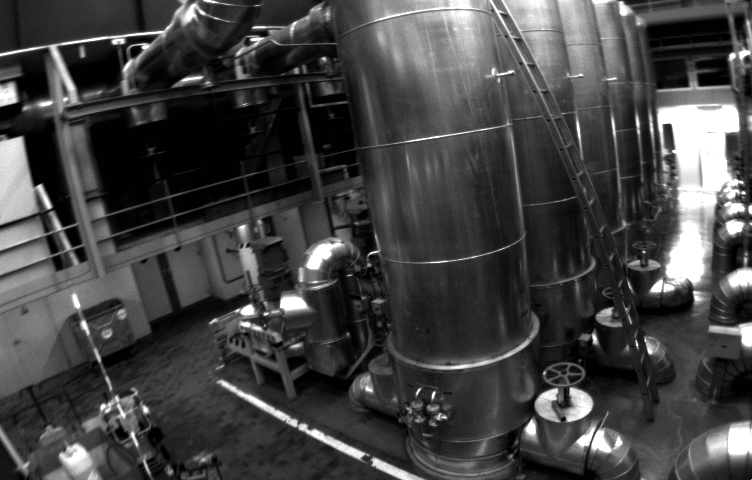
#> input picture Excercises/E08-20260629/1403636671213555456.png, 752 x 480 px, found by its file name
$ python E8_keypoint_matching_sol.py
#> lines starting #> are read from the running program, lines starting #| are printed output that depends on the picture; long printed decimals are rounded
# written by Yannick Burkhardt, MRL (ETH Zürch), April 2026

import numpy as np
import cv2
import matplotlib.pyplot as plt
from scipy.spatial.transform import Rotation as R

### Ground truth poses (only given to assess matches) and camera calibration parameters ###
q_RB1 = np.array([-0.662169,-0.428829,-0.434934,0.434148])
t_RB1 = np.array([-0.923925,7.741909,-0.415333])
q_RB2 = np.array([-0.625698,-0.594441,-0.385229,0.326719])
t_RB2 = np.array([0.018943,6.456890,-0.112635])

T_BC = np.array([0.0148655429818, -0.999880929698, 0.00414029679422, -0.0216401454975,
        0.999557249008, 0.0149672133247, 0.025715529948, -0.064676986768,
        -0.0257744366974, 0.00375618835797, 0.999660727178, 0.00981073058949,
        0.0, 0.0, 0.0, 1.0]).reshape(4,4)

T_RB1 = np.eye(4)
T_RB1[:3,:3] = R.from_quat(q_RB1).as_matrix()
T_RB1[:3, 3] = t_RB1

T_RB2 = np.eye(4)
T_RB2[:3,:3] = R.from_quat(q_RB2).as_matrix()
T_RB2[:3, 3] = t_RB2

T_RC1 = T_RB1 @ T_BC
T_RC2 = T_RB2 @ T_BC

intrinsics=[458.654, 457.296, 367.215, 248.375]
K = np.array([
        [intrinsics[0], 0, intrinsics[2]],
        [0, intrinsics[1], intrinsics[3]],
        [0, 0, 1],
    ])
distortion_coeffs=np.array([-0.28340811, 0.07395907, 0.00019359, 1.76187114e-05])
###########################################################################################

def assessMatchesReprojection(
    pts1, pts2, threshold=10.0):
    """Checks matches by triangulating 3D points and computing reprojection error in pixels.

    Assumes input R and t are Camera Poses in world coordinates.
    """

    # Preprocessing of points and transformations
    q1_w2c = R.from_matrix(T_RC1[:3, :3]).as_quat()
    t1_w2c = T_RC1[:3, 3]
    q2_w2c = R.from_matrix(T_RC2[:3, :3]).as_quat()
    t2_w2c = T_RC2[:3, 3]

    R1_w2c = R.from_quat(q1_w2c).as_matrix()
    R2_w2c = R.from_quat(q2_w2c).as_matrix()

    pts1 = np.array([p.pt for p in pts1])
    pts2 = np.array([p.pt for p in pts2])

    # Undistort and normalize points
    pts1_reshaped = pts1.reshape(-1, 1, 2).astype(np.float32)
    pts2_reshaped = pts2.reshape(-1, 1, 2).astype(np.float32)

    pts1_norm = cv2.undistortPoints(pts1_reshaped, K, distortion_coeffs).reshape(-1, 2)
    pts2_norm = cv2.undistortPoints(pts2_reshaped, K, distortion_coeffs).reshape(-1, 2)

    # Define projection matrices for triangulation
    t1_w2c = - R1_w2c.T @ t1_w2c
    R1_w2c = R1_w2c.T
    t2_w2c = - R2_w2c.T @ t2_w2c
    R2_w2c = R2_w2c.T
    P1 = np.hstack((R1_w2c, t1_w2c.reshape(3, 1)))
    P2 = np.hstack((R2_w2c, t2_w2c.reshape(3, 1)))

    # Triangulate points in 3D (yields 4D homogeneous coordinates)
    pts4D_hom = cv2.triangulatePoints(
        P1, P2, pts1_norm.T, pts2_norm.T
    ).T  # Nx4
    pts3D_world = pts4D_hom[:, :3] / pts4D_hom[:, [3]]  # Normalize to Nx3

    # Project 3D points back to Image 1 and Image 2 (in pixels)
    # Camera 1 projection
    rvec1_w2c, _ = cv2.Rodrigues(R1_w2c)
    proj_pts1, _ = cv2.projectPoints(
        pts3D_world, rvec1_w2c, t1_w2c, K, distortion_coeffs
    )
    proj_pts1 = proj_pts1.reshape(-1, 2)

    # Camera 2 projection
    rvec2_w2c, _ = cv2.Rodrigues(R2_w2c)
    proj_pts2, _ = cv2.projectPoints(
        pts3D_world, rvec2_w2c, t2_w2c, K, distortion_coeffs
    )
    proj_pts2 = proj_pts2.reshape(-1, 2)

    # Compute Euclidean distance (reprojection error) in pixels
    err1 = np.linalg.norm(pts1 - proj_pts1, axis=1)
    err2 = np.linalg.norm(pts2 - proj_pts2, axis=1)

    # Average error across both images
    total_error = (err1 + err2) / 2.0

    # Mask valid points
    correct_matches_mask = total_error < threshold

    # Depth check (points must be in front of both cameras)
    # Convert world points to camera coordinate systems to check Z
    pts3D_cam1 = (R1_w2c @ pts3D_world.T + t1_w2c.reshape(3, 1)).T
    pts3D_cam2 = (R2_w2c @ pts3D_world.T + t2_w2c.reshape(3, 1)).T

    positive_depth = (pts3D_cam1[:, 2] > 0) & (pts3D_cam2[:, 2] > 0)

    return correct_matches_mask & positive_depth

def drawMatches(kpts_arr1, kpts_arr2):
    """
    Plots matches in two images in two colors.
    Mtaches with small reprojection error are green (inliers), outliers are red.
    """

    matches_img = np.hstack([img1, img2])
    matches_img = cv2.cvtColor(matches_img, cv2.COLOR_GRAY2BGR)
    correct_matches_mask = assessMatchesReprojection(kpts_arr1, kpts_arr2)

    for i, k in enumerate(kpts_arr1):
        if correct_matches_mask[i]:
            color = (0, 255, 0)
        else:
            color = (255, 0, 0)
        pt0 = k.pt
        pt1 = kpts_arr2[i].pt
        pt0 = (round(pt0[0]), round(pt0[1]))
        pt1 = (round(pt1[0] + img1.shape[1])), round(pt1[1])
        cv2.line(matches_img, pt0, pt1,
                color=color, thickness=1, lineType=cv2.LINE_AA)
        # display line end-points as circles
        cv2.circle(matches_img, pt0, radius=3, color=color, thickness=1)
        cv2.circle(matches_img, pt1, radius=3, color=color, thickness=1)

    print("---------------------------------------------")
    print(f"Number of inliers: {np.sum(correct_matches_mask)}")
    print(f"Number of outliers: {np.sum(~correct_matches_mask)}")
    print(f"Ratio of correct matches: {100. * np.sum(correct_matches_mask) / len(correct_matches_mask)}%")
    print("---------------------------------------------")
    plt.imshow(matches_img,),plt.show()

### These functions should be implemented ###
def calculateDescriptorDistances(des1, des2):
    # Compute L2 distance squared using matrix multiplication
    # ||des1 - des2||^2 = ||des1||^2 + ||des2||^2 - 2 * des1 @ des2.T
    norm1 = np.sum(des1**2, axis=1, keepdims=True)
    norm2 = np.sum(des2**2, axis=1)
    # Cip to ensure no negative values due to floating point errors
    dist_sq = np.maximum(norm1 + norm2 - 2 * np.dot(des1, des2.T), 0)
    dist = np.sqrt(dist_sq)
    return dist

def getMutualMatchingMask(dist, best_index):
    # Find the best match for des2 relative to des1
    best_index_back = np.argmin(dist, axis=0)
    mutual_mask = np.arange(len(des1)) == best_index_back[best_index]
    return mutual_mask

def getRatioMask(dist, idx_sorted, threshold=0.7):
    d1 = dist[np.arange(len(dist)), idx_sorted[:, 0]]
    d2 = dist[np.arange(len(dist)), idx_sorted[:, 1]]

    ratio_mask = d1 < threshold * d2
    return ratio_mask
#############################################

# We want to find landmarks in these two images
img1 = cv2.imread('1403636671213555456.png')
#> img1 is the input picture: shape (480, 752, 3); min 1, max 255, mean 67.3
img2 = cv2.imread('1403636672113555456.png')
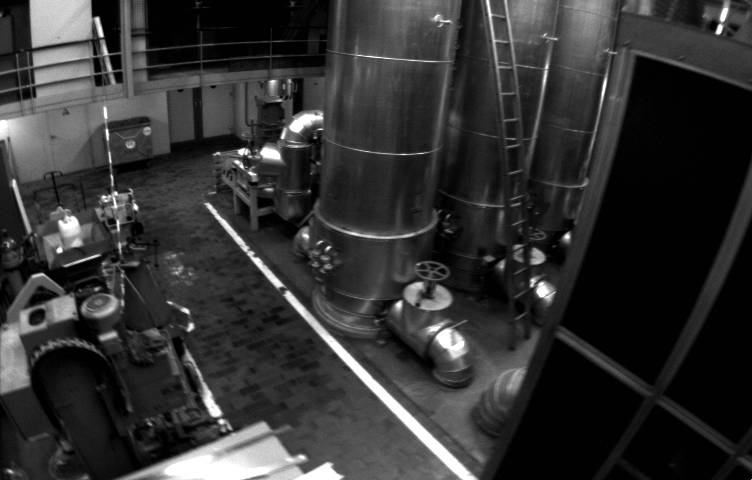
#> input picture Excercises/E08-20260629/1403636672113555456.png, 752 x 480 px, found by its file name
#> img2 is the input picture: shape (480, 752, 3); min 1, max 255, mean 50.6
plt.imshow(np.hstack([img1,img2])),plt.show()
img1 = cv2.cvtColor(img1, cv2.COLOR_BGR2GRAY)
#> img1: shape (480, 752)
img2 = cv2.cvtColor(img2, cv2.COLOR_BGR2GRAY)
#> img2: shape (480, 752)

# Initiate SIFT detector
sift = cv2.SIFT_create()

# find the keypoints and descriptors with SIFT
# if you are interested on how SIFT works, check this summary: https://docs.opencv2.org/4.x/da/df5/tutorial_py_sift_intro.html
kp1, des1 = sift.detectAndCompute(img1,None)
#> kp1 = 1797 keypoints; strongest (x, y, size): (292, 303, 14.5), (531, 429, 8.6), (248, 310, 8.1), (734, 228, 10.2)
kp2, des2 = sift.detectAndCompute(img2,None)
#> kp2 = 1313 keypoints; strongest (x, y, size): (270, 153, 11.4), (719, 30, 4.9), (544, 291, 11.2), (242, 151, 5.5)

# Draw detections
kp_img1=cv2.drawKeypoints(img1,kp1,img1,flags=cv2.DRAW_MATCHES_FLAGS_DRAW_RICH_KEYPOINTS)
kp_img2=cv2.drawKeypoints(img2,kp2,img2,flags=cv2.DRAW_MATCHES_FLAGS_DRAW_RICH_KEYPOINTS)
plt.imshow(np.hstack([kp_img1,kp_img2])),plt.show()
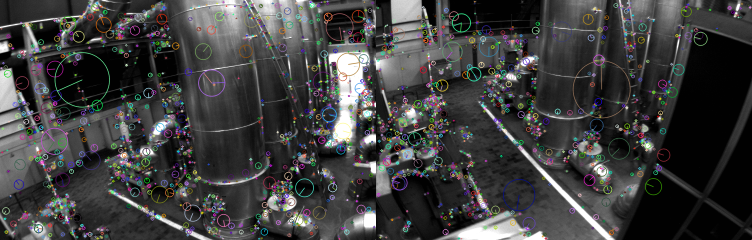
#> shown: shape (480, 1504, 3) (shown at 1/2 size); mean R, G, B 63.1, 63.1, 63.2

# Match the keypoints by finding the corresponding, most similar descriptors
# for each descriptor in the first image, find its nearest neighbor in the second image by the L2 norm
dist = calculateDescriptorDistances(des1, des2)
#> in calculateDescriptorDistances, `norm1 = np.sum(des1**2, axis=1, keepdims=True)`: norm1 = 1797 values, max 263715 at index 692, min 260718 at index 837, mean 262152.7
#> in calculateDescriptorDistances, `norm2 = np.sum(des2**2, axis=1)`: norm2 = 1313 values, max 263737 at index 145, min 260602 at index 569, mean 262155.3
#> in calculateDescriptorDistances, `dist = np.sqrt(dist_sq)`:
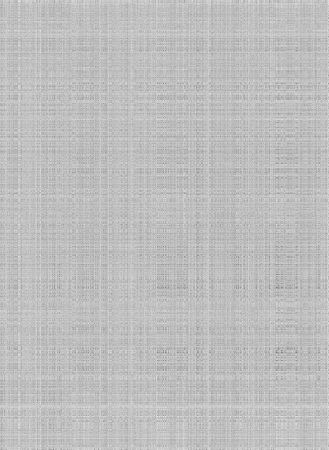
#> dist: shape (1797, 1313) float32 (shown at 1/4 size); min 41.27, max 701.8, mean 534.6; drawn with min black and max white

# sorted_indices gives us the indices of the closest descriptors
idx_sorted = np.argsort(dist, axis=1)
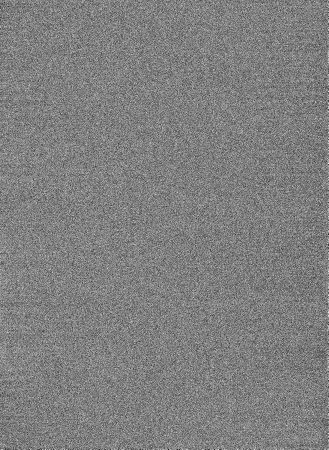
#> idx_sorted: shape (1797, 1313) int64 (shown at 1/4 size); min 0, max 1312, mean 656; drawn with min black and max white
best_index = idx_sorted[:, 0]
#> best_index = 1797 values, max 1311 at index 1665, min 0 at index 441, mean 659.4

# Let's look at the matching results
drawMatches(np.array(kp1), np.array(kp2)[best_index])
#> in assessMatchesReprojection, `pts1 = np.array([p.pt for p in pts1])`: pts1 = 1797 pairs, first value 2.47 to 748.6, second value 2.51 to 477.1
#> in assessMatchesReprojection, `pts2 = np.array([p.pt for p in pts2])`: pts2 = 1797 pairs, first value 3.57 to 743.3, second value 2.94 to 476.5
#> in assessMatchesReprojection, `pts1_reshaped = pts1.reshape(-1, 1, 2).astype(np.float32)`: pts1_reshaped = 1797 rows, first 8: [2.47, 135.7], [2.52, 57.09], [3.95, 304.2], [3.95, 304.2], [5.44, 256.8], [6.29, 125.9], [9.66, 437], [10.9, 134.2]
#> in assessMatchesReprojection, `pts2_reshaped = pts2.reshape(-1, 1, 2).astype(np.float32)`: pts2_reshaped = 1797 rows, first 8: [480.6, 457.7], [502.9, 5.83], [53.11, 103.8], [53.11, 103.8], [82.43, 57.56], [176.5, 281.5], [454.9, 74.14], [534.2, 265.7]
#> in assessMatchesReprojection, `pts1_norm = cv2.undistortPoints(pts1_reshaped, K, distortion_coeffs).r..`: pts1_norm = 1797 pairs, first value -1.07 to 1.13, second value -0.731 to 0.653
#> in assessMatchesReprojection, `pts2_norm = cv2.undistortPoints(pts2_reshaped, K, distortion_coeffs).r..`: pts2_norm = 1797 pairs, first value -1.03 to 1.12, second value -0.721 to 0.6
#> in assessMatchesReprojection, `pts4D_hom = cv2.triangulatePoints( P1, P2, pts1_norm.T, pts2_norm.T ).T`: pts4D_hom = 1797 rows, first 6: [-0.025, 0.985, -0.0746, 0.151], [-0.0267, 0.986, -0.0637, 0.149], [-0.47, 0.872, -0.135, 0.0217], [-0.47, 0.872, -0.135, 0.0217], [-0.149, 0.981, -0.0452, 0.116], [-0.0592, 0.985, -0.0762, 0.142]
#> in assessMatchesReprojection, `pts3D_world = pts4D_hom[:, :3] / pts4D_hom[:, [3]]`: pts3D_world = 1797 rows, first 8: [-0.166, 6.55, -0.496], [-0.18, 6.64, -0.429], [-21.66, 40.24, -6.24], [-21.66, 40.24, -6.24], [-1.28, 8.45, -0.39], [-0.418, 6.95, -0.537], [-0.0789, 6.63, -0.0171], [-0.167, 6.5, -0.422]
#> in assessMatchesReprojection, `proj_pts1, _ = cv2.projectPoints( pts3D_world, rvec1_w2c, t1_w2c, K, d..`: proj_pts1 = 1797 rows, first 8: [-41.7, 211.4], [-51.89, 239.3], [4.79, 305], [4.79, 305], [50.37, 185.1], [-64.11, 179.5], [-22.17, 386.1], [-24.54, 234.5]
#> in assessMatchesReprojection, `proj_pts1 = proj_pts1.reshape(-1, 2)`: proj_pts1 = 1797 pairs, first value -1.61e+11 to 6.57e+14, second value -4.26e+11 to 6.77e+14
#> in assessMatchesReprojection, `proj_pts2, _ = cv2.projectPoints( pts3D_world, rvec2_w2c, t2_w2c, K, d..`: proj_pts2 = 1797 rows, first 8: [143.8, 629.1], [131.7, 465.6], [52.94, 103.2], [52.94, 103.2], [57.09, 80.01], [62.67, 317.3], [-32.4, -1592.5], [40.73, 737.6]
#> in assessMatchesReprojection, `proj_pts2 = proj_pts2.reshape(-1, 2)`: proj_pts2 = 1797 pairs, first value -2.86e+14 to 2.19e+10, second value -3.03e+14 to 1.86e+10
#> in assessMatchesReprojection, `err1 = np.linalg.norm(pts1 - proj_pts1, axis=1)`: err1 = 1797 values, max 9.43e+14 at index 622, min 0.0043 at index 498, mean 5.26e+11
#> in assessMatchesReprojection, `err2 = np.linalg.norm(pts2 - proj_pts2, axis=1)`: err2 = 1797 values, max 4.17e+14 at index 316, min 0.00349 at index 498, mean 2.32e+11
#> in assessMatchesReprojection, `total_error = (err1 + err2) / 2.0`: total_error = 1797 values, max 4.72e+14 at index 622, min 0.00389 at index 498, mean 3.79e+11
#> in assessMatchesReprojection, `pts3D_cam1 = (R1_w2c @ pts3D_world.T + t1_w2c.reshape(3, 1)).T`: pts3D_cam1 = 1797 rows, first 8: [1.13, 0.103, -0.94], [1.07, 0.0236, -0.87], [-27.44, 4.29, 27.29], [-27.44, 4.29, 27.29], [-0.475, -0.0953, 0.575], [0.785, 0.126, -0.611], [1.1, -0.389, -0.962], [1.12, 0.0401, -0.998]
#> in assessMatchesReprojection, `pts3D_cam2 = (R2_w2c @ pts3D_world.T + t2_w2c.reshape(3, 1)).T`: pts3D_cam2 = 1797 rows, first 8: [-0.156, 0.266, 0.233], [-0.173, 0.16, 0.283], [-25.12, -11.64, 29.66], [-25.12, -11.64, 29.66], [-1.44, -0.783, 1.7], [-0.446, 0.101, 0.57], [-0.041, -0.189, 0.0818], [-0.147, 0.221, 0.161]
#> the loop in drawMatches, `for i, k in enumerate(kpts_arr1):` made 1797 passes
#> (k, color, pt0, pt1) on passes 1 to 6: (keypoint at (2.5, 135.7), size 2, (255, 0, 0), (2, 136), (1233, 458)), (keypoint at (2.5, 57.1), size 2.2, (255, 0, 0), (3, 57), (1255, 6)), (keypoint at (3.9, 304.2), size 2.1, (0, 255, 0), (4, 304), (805, 104)), (keypoint at (3.9, 304.2), size 2.1, (0, 255, 0), (4, 304), (805, 104)), (keypoint at (5.4, 256.8), size 4.1, (255, 0, 0), (5, 257), (834, 58)), (keypoint at (6.3, 125.9), size 3.8, (255, 0, 0), (6, 126), (928, 282))
#> after the loop in drawMatches, `for i, k in enumerate(kpts_arr1):`:
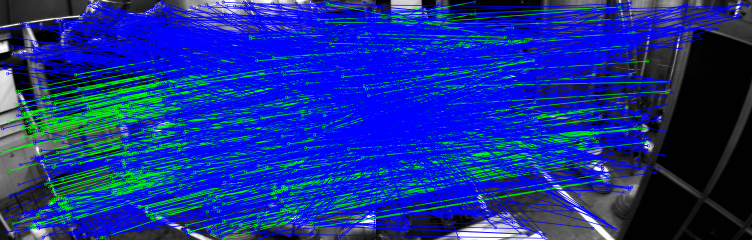
#> matches_img: shape (480, 1504, 3) (shown at 1/2 size); mean B, G, R 149.8, 46.8, 20.3
#| Number of inliers: 348
#| Number of outliers: 1449
#| Ratio of correct matches: 19.366%
# There are lots of outliers...

# Filter by cross-checking that we match the nearest neighbor in both directions
mutual_mask = getMutualMatchingMask(dist, best_index)
#> in getMutualMatchingMask, `best_index_back = np.argmin(dist, axis=0)`: best_index_back = 1313 values, max 1793 at index 553, min 1 at index 1095, mean 800.8

# Let's look at the matches again
drawMatches(np.array(kp1)[mutual_mask], np.array(kp2)[best_index][mutual_mask])
#> in assessMatchesReprojection (call 2), `pts1_reshaped = pts1.reshape(-1, 1, 2).astype(np.float32)`: pts1_reshaped = 522 rows, first 8: [3.95, 304.2], [6.29, 125.9], [14.08, 300.2], [16.43, 342.3], [17.43, 243.2], [26.53, 447.2], [29.69, 208.2], [35.34, 182.4]
#> in assessMatchesReprojection (call 2), `pts2_reshaped = pts2.reshape(-1, 1, 2).astype(np.float32)`: pts2_reshaped = 522 rows, first 8: [53.11, 103.8], [176.5, 281.5], [53.11, 103.8], [52.45, 137.1], [82.43, 57.56], [38.2, 218.5], [85.65, 34.08], [94.04, 13.97]
#> in assessMatchesReprojection (call 2), `pts4D_hom = cv2.triangulatePoints( P1, P2, pts1_norm.T, pts2_norm.T ).T`: pts4D_hom = 522 rows, first 6: [-0.47, 0.872, -0.135, 0.0217], [-0.0592, 0.985, -0.0762, 0.142], [-0.259, 0.958, -0.0856, 0.0866], [-0.354, 0.921, -0.151, 0.0593], [-0.333, 0.94, -0.0527, 0.0537], [-0.338, 0.911, -0.227, 0.0718]
#> in assessMatchesReprojection (call 2), `pts3D_world = pts4D_hom[:, :3] / pts4D_hom[:, [3]]`: pts3D_world = 522 rows, first 8: [-21.66, 40.24, -6.24], [-0.418, 6.95, -0.537], [-2.99, 11.06, -0.988], [-5.98, 15.52, -2.55], [-6.2, 17.49, -0.981], [-4.71, 12.68, -3.16], [-3.93, 13.76, -0.327], [-3.8, 13.85, -0.00937]
#> in assessMatchesReprojection (call 2), `proj_pts1, _ = cv2.projectPoints( pts3D_world, rvec1_w2c, t1_w2c, K, d..`: proj_pts1 = 522 rows, first 8: [4.79, 305], [-64.11, 179.5], [13.76, 298.8], [16.67, 342.1], [22.65, 244.8], [26.13, 447.3], [29.88, 208.3], [35.17, 182.1]
#> in assessMatchesReprojection (call 2), `proj_pts2, _ = cv2.projectPoints( pts3D_world, rvec2_w2c, t2_w2c, K, d..`: proj_pts2 = 522 rows, first 8: [52.94, 103.2], [62.67, 317.3], [53.33, 104.7], [52.51, 137.2], [77.7, 56.94], [38.89, 218.2], [85.79, 34.19], [94.46, 14.26]
#> in assessMatchesReprojection (call 2), `pts3D_cam1 = (R1_w2c @ pts3D_world.T + t1_w2c.reshape(3, 1)).T`: pts3D_cam1 = 522 rows, first 8: [-27.44, 4.29, 27.29], [0.785, 0.126, -0.611], [-2.69, 0.385, 2.79], [-6.47, 1.73, 6.69], [-7.51, -0.079, 8.11], [-4.38, 2.56, 4.46], [-4.46, -0.532, 4.95], [-4.41, -0.884, 4.99]
#> in assessMatchesReprojection (call 2), `pts3D_cam2 = (R2_w2c @ pts3D_world.T + t2_w2c.reshape(3, 1)).T`: pts3D_cam2 = 522 rows, first 8: [-25.12, -11.64, 29.66], [-0.446, 0.101, 0.57], [-3.42, -1.57, 4.05], [-6.93, -2.46, 8.31], [-7.22, -4.79, 9.24], [-5.45, -0.503, 6.3], [-4.57, -3.49, 5.95], [-4.42, -3.81, 5.89]
#> the loop in drawMatches (call 2), `for i, k in enumerate(kpts_arr1):` made 522 passes
#> (k, color, pt0, pt1) on passes 1 to 6: (keypoint at (3.9, 304.2), size 2.1, (0, 255, 0), (4, 304), (805, 104)), (keypoint at (6.3, 125.9), size 3.8, (255, 0, 0), (6, 126), (928, 282)), (keypoint at (14.1, 300.2), size 2.3, (0, 255, 0), (14, 300), (805, 104)), (keypoint at (16.4, 342.3), size 3.8, (0, 255, 0), (16, 342), (804, 137)), (keypoint at (17.4, 243.2), size 2, (0, 255, 0), (17, 243), (834, 58)), (keypoint at (26.5, 447.2), size 11.9, (0, 255, 0), (27, 447), (790, 218))
#> after the loop in drawMatches (call 2), `for i, k in enumerate(kpts_arr1):`:
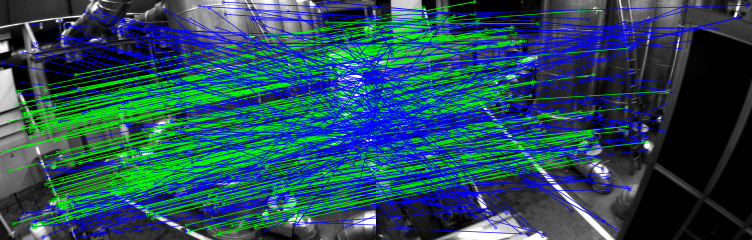
#> matches_img: shape (480, 1504, 3) (shown at 1/2 size); mean B, G, R 90.4, 75.9, 34.9
#| Number of inliers: 238
#| Number of outliers: 284
#| Ratio of correct matches: 45.594%
# That's better, but still not great

# Let's filter out the matches that are close to other neighbors
ratio_mask = getRatioMask(dist, idx_sorted)

# Combine both constraints
match_mask = ratio_mask & mutual_mask

# How do the matches look now?
drawMatches(np.array(kp1)[match_mask], np.array(kp2)[best_index][match_mask])
#> the loop in drawMatches (call 3), `for i, k in enumerate(kpts_arr1):` made 144 passes
#> k on passes 1 to 8: keypoint at (3.9, 304.2), size 2.1, keypoint at (14.1, 300.2), size 2.3, keypoint at (16.4, 342.3), size 3.8, keypoint at (17.4, 243.2), size 2, keypoint at (29.7, 208.2), size 8.4, keypoint at (35.3, 182.4), size 5, keypoint at (40.8, 253.5), size 10.1, keypoint at (41.8, 215.8), size 9.9
#> after the loop in drawMatches (call 3), `for i, k in enumerate(kpts_arr1):`:
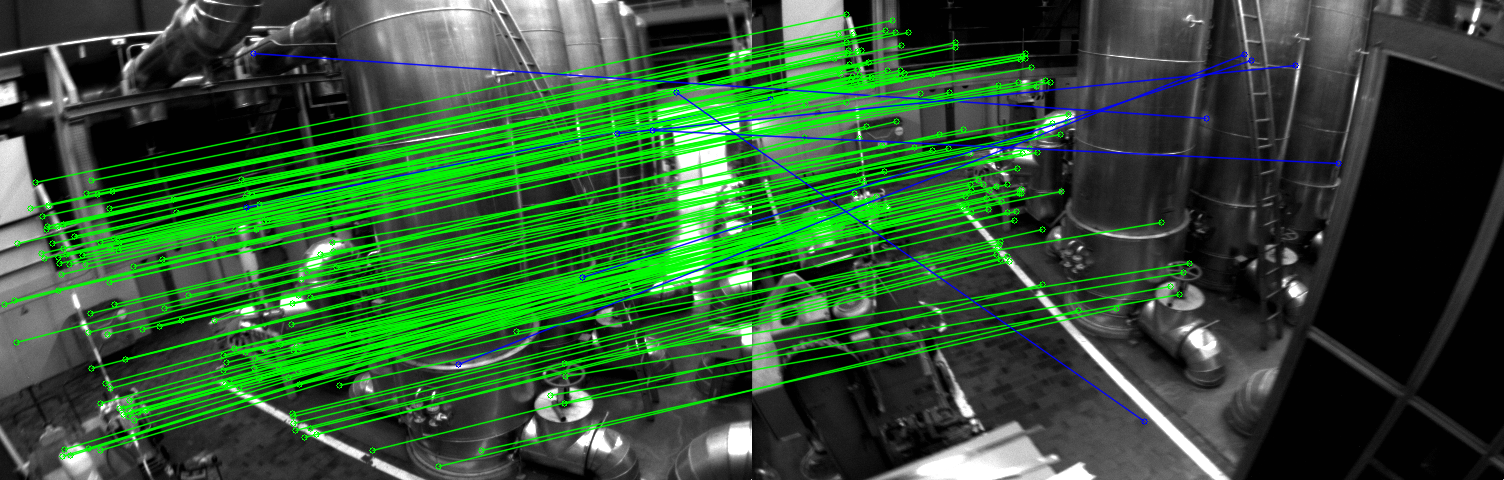
#> matches_img: shape (480, 1504, 3); mean B, G, R 51, 85.5, 48.7
#| Number of inliers: 137
#| Number of outliers: 7
#| Ratio of correct matches: 95.139%
